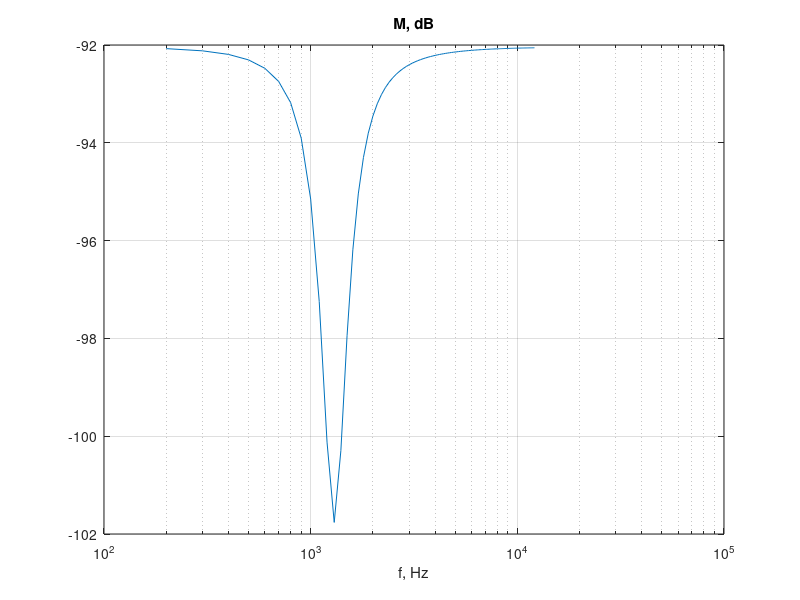
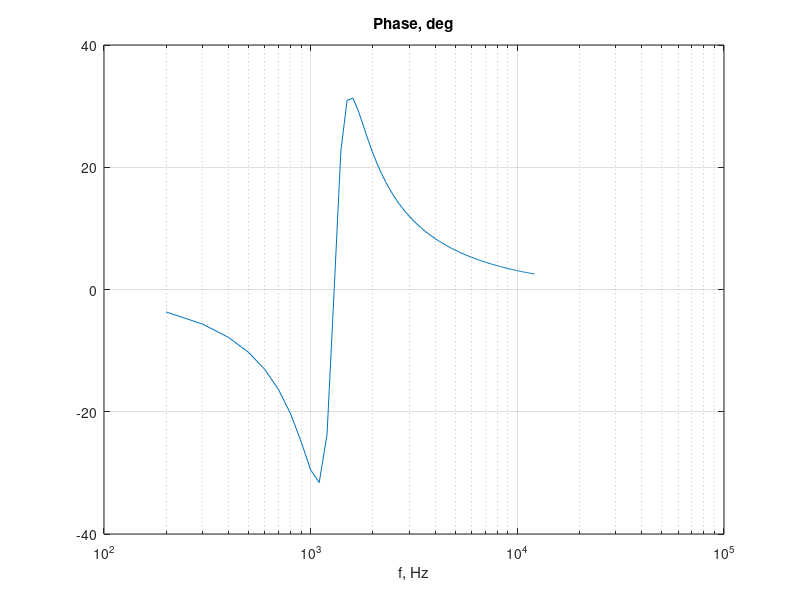

Recreate these plots in MATLAB, in order.
clc
clear all
format compact

%input data
clc
clear all
format compact
%input data
Vs=1;
R1=200;
R2=150;
C=3e-6;
L=5e-3;
fmin=100; fmax=12000; %we define the start and end frequencies
df=100; % the frequency step 
nf=(fmax-fmin)/df+1; % the required number of frequency steps 
for n=1:nf; % start of frequency loop; n is a counter
f=fmin+df*n; % f takes the value of fmin +(frequency step) * (loop number)
om=2*pi*f;
ZL=j*om*L; %regular nodal analysis block. Note that om is a single number
ZC=-j/(om*C);
% Y=[1/R1+1/ZL,0,0;...
%    0, 1/ZC, 0;...
%    0, 0, 1/R2];
% Is=[Vs/R1;0;0];
% F=Y\Is;
% Vout=F(2);
Ztotal=R1+1/(1/ZL+1/ZC+1/R2);
Is=Vs/Ztotal;
Vout=Is/Ztotal;
H=Vout/Vs;
M(n)=abs(H); % accumulating M array
MdB(n)=20*log10(M(n)); % accumulating MdB array
Ph_deg(n)=angle(H)*180/pi; % accumulating Phase array
% We also need to remember the f values by accumulating them in f_plt array
f_plt(n)=f; % f_plt array (f value changes every time loop counter increases)
 end % after the end of the loop we have arrays of f_plt, M, MdB and Phase 
figure(1)
semilogx(f_plt,MdB)
title('M, dB')
xlabel('f, Hz')
grid on
figure(2)
semilogx(f_plt,Ph_deg)
title('Phase, deg')
xlabel('f, Hz')
grid on
% Vs=1;
% R1=200;
% R2=150;
% C=3e-6;
% L=5e-3;
% fmin=100;
% fmax=12000;
% df=100;
% nf=(fmax-fmin)/df+1;
% for n=1:nf;
%     f=fmin+df*n;
%     omega=2*pi*f;
%     ZL=j*omega*L;
%     ZC=-j/(omega*C);
%     %nodal analysis
% %     Y=[1/R1+1/ZL, 0, 0;...
% %        0, 1/ZC, 0;...
% %        0, 0, 1/R2];
% %    Is=[Vs/R1;...
% %        0;...
% %        0];
%    %F=Y\Is;
%    Y=R1+1/((1/ZL)+(1/ZC)+(1/R2));
%    Is=Vs/R1;
%    Vout=Is/Y
%    H=Vout/Vs;
%    M(n)=abs(H);
%    MdB=20*log10(M(n));
%    ph_deg(n)=angle(H)*180/pi;
%    f_plt(n)=f
% end
% figure(1)
% semilogx(f_plt,MdB)
% title('M, dB')
% xlabel('f, Hz')
% grid on
% figure(2)
% semilogx(f_plt,ph_deg)
% title('Phase, deg')
% xlabel('f, Hz')
% grid on
   